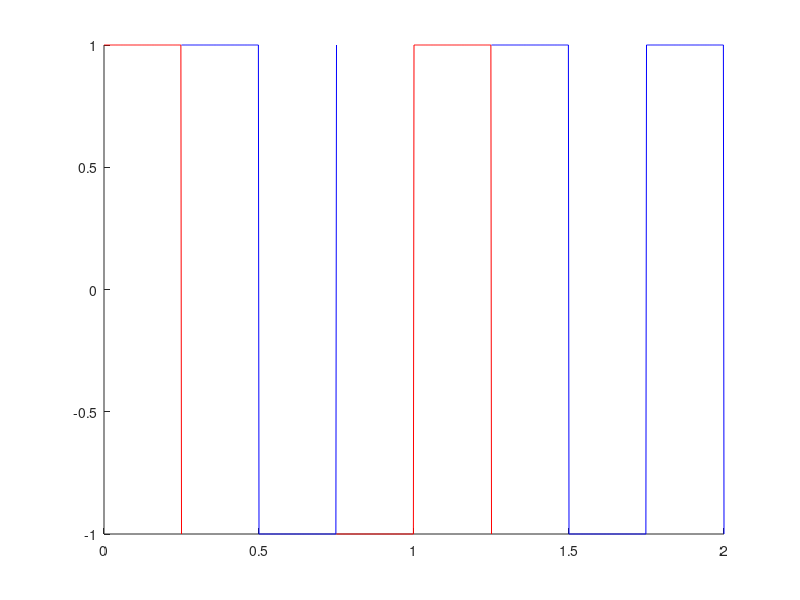
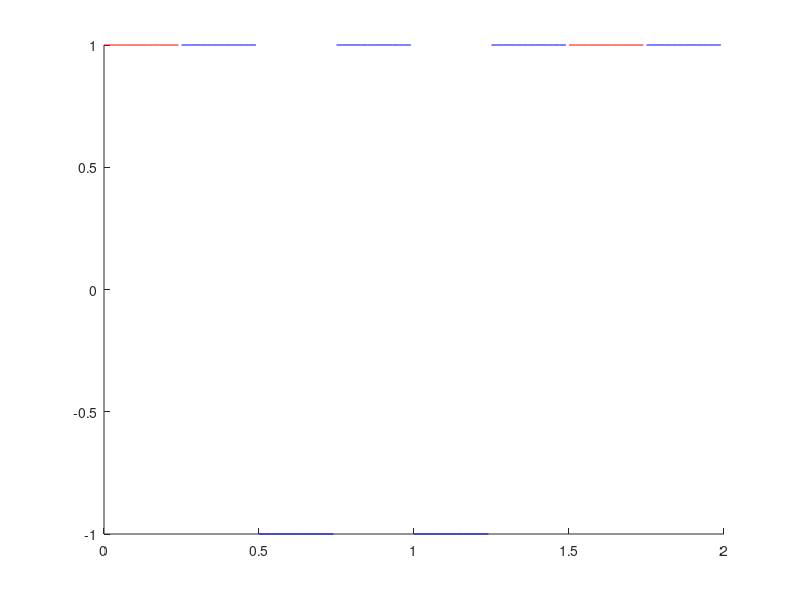
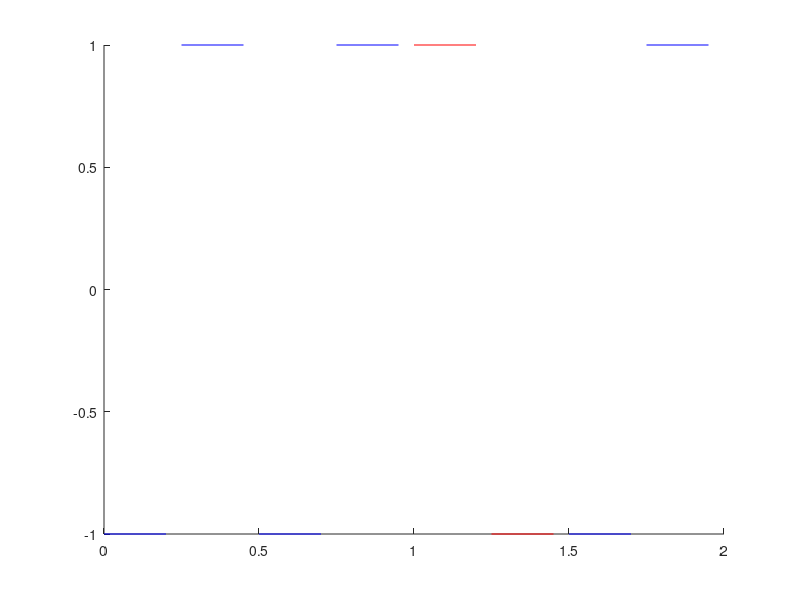

The MATLAB script that drew these images, in order:
%rezolutie temporara 2ms=0.002s
%apar linii verticale si intre doua nivele care se afla la aceeasi valoare,
%nu am reusit sa le indepartez

Tmax=2 %in fiecare secunda apar 4 niveluri(vor aparea 8)
for n=1:1:4*Tmax; %iteratie dupa nr de niveluri
    t=(n-1)*0.25:0.002:n*0.25; %fiecare nivel dureaza 0.25s
r(n)=randperm(2,1); %genereaza un nr aleator dintre 1 si 2
figure(1)
hold on
if r(n)==1;
    s=square(4*pi*t,50);
    plot(t,s,'r')
else if r(n)==2 
        s=-square(4*pi*t,50);
        plot(t,s,'b')
    end

end
end
hold off



%rezolutie temporara 20ms=0.02s
Tmax=2 %in fiecare secunda apar 4 niveluri(vor aparea 8)
for n=1:1:4*Tmax; %iteratie dupa nr de niveluri
    t=(n-1)*0.25:0.02:n*0.25; %fiecare nivel dureaza 0.25s
r(n)=randperm(2,1); %genereaza un nr aleator dintre 1 si 2
figure(2)
hold on
if r(n)==1;
    s=square(4*pi*t,50);
    plot(t,s,'r')
else if r(n)==2 
        s=-square(4*pi*t,50);
        plot(t,s,'b')
    end

end
end
hold off

%rezolutie temporara 200ms=0.2s
Tmax=2 %in fiecare secunda apar 4 niveluri(vor aparea 8)
for n=1:1:4*Tmax; %iteratie dupa nr de niveluri
    t=(n-1)*0.25:0.2:n*0.25; %fiecare nivel dureaza 0.25s
r(n)=randperm(2,1); %genereaza un nr aleator dintre 1 si 2
figure(3)
hold on
if r(n)==1;
    s=square(4*pi*t,50);
    plot(t,s,'r')
else if r(n)==2 
        s=-square(4*pi*t,50);
        plot(t,s,'b')
    end

end
end
hold off


